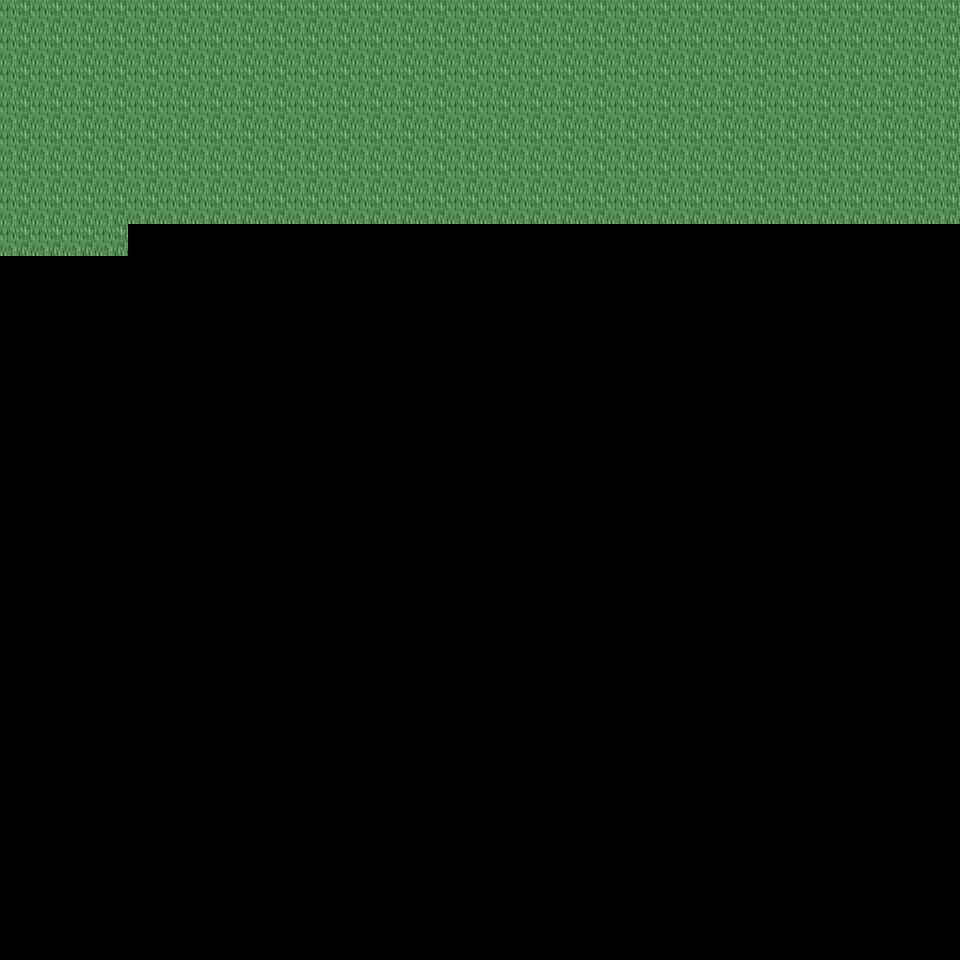

A 2D game scene composited from a Tiled map and its tileset images. What follows is a short description and the map's XML, with each tile layer's data collapsed to a summary:
An orthogonal 30x30 tile map with 32x32 px tiles, 6 tile layers (Ground, Object, Object2, Above, ...), 27 tilesets and 2 objects (2x mapExit).

<map version="1.0" orientation="orthogonal" renderorder="right-down" width="30" height="30" tilewidth="32" tileheight="32" nextobjectid="3">
  <tileset firstgid="1" name="tileset_ground_ground" tilewidth="32" tileheight="32" tilecount="33" columns="3">
    <image source="../drawable/tileset_ground_ground.png" width="96" height="352" />
  </tileset>
  <tileset firstgid="34" name="tileset_ground_brown_paving" tilewidth="32" tileheight="32" tilecount="2" columns="2">
    <image source="../drawable/tileset_ground_brown_paving.png" width="64" height="32" />
  </tileset>
  <tileset firstgid="36" name="tileset_ground_water_water_bubbles" tilewidth="32" tileheight="32" tilecount="32" columns="8">
    <image source="../drawable/tileset_ground_water_water_bubbles.png" width="256" height="128" />
  </tileset>
  <tileset firstgid="68" name="tileset_ground_grass_edges" tilewidth="32" tileheight="32" tilecount="36" columns="12">
    <image source="../drawable/tileset_ground_grass_edges.png" width="384" height="96" />
  </tileset>
  <tileset firstgid="104" name="tileset_ground_ridge_earth_dark" tilewidth="32" tileheight="32" tilecount="96" columns="12">
    <image source="../drawable/tileset_ground_ridge_earth_dark.png" width="384" height="256" />
  </tileset>
  <tileset firstgid="200" name="tileset_plant_flower_daisy_red" tilewidth="32" tileheight="32" tilecount="8" columns="2">
    <image source="../drawable/tileset_plant_flower_daisy_red.png" width="64" height="128" />
  </tileset>
  <tileset firstgid="208" name="tileset_plant_grasses" tilewidth="32" tileheight="32" tilecount="6" columns="3">
    <image source="../drawable/tileset_plant_grasses.png" width="96" height="64" />
  </tileset>
  <tileset firstgid="214" name="tileset_plant_flower_daisy_white" tilewidth="32" tileheight="32" tilecount="8" columns="2">
    <image source="../drawable/tileset_plant_flower_daisy_white.png" width="64" height="128" />
  </tileset>
  <tileset firstgid="222" name="tileset_plant_leaves" tilewidth="32" tileheight="32" tilecount="8" columns="4">
    <image source="../drawable/tileset_plant_leaves.png" width="128" height="64" />
  </tileset>
  <tileset firstgid="230" name="tileset_ground_grass_corners" tilewidth="32" tileheight="32" tilecount="24" columns="6">
    <image source="../drawable/tileset_ground_grass_corners.png" width="192" height="128" />
  </tileset>
  <tileset firstgid="254" name="tileset_plant_flower_daisy_blue" tilewidth="32" tileheight="32" tilecount="8" columns="2">
    <image source="../drawable/tileset_plant_flower_daisy_blue.png" width="64" height="128" />
  </tileset>
  <tileset firstgid="262" name="tileset_building_fence_fence_chunky" tilewidth="32" tileheight="32" tilecount="21" columns="3">
    <image source="../drawable/tileset_building_fence_fence_chunky.png" width="96" height="224" />
  </tileset>
  <tileset firstgid="283" name="tileset_ground_rock_pebbles" tilewidth="32" tileheight="32" tilecount="3" columns="1">
    <image source="../drawable/tileset_ground_rock_pebbles.png" width="32" height="96" />
  </tileset>
  <tileset firstgid="286" name="tileset_plant_tree_tree_darkgreen" tilewidth="32" tileheight="32" tilecount="88" columns="8">
    <image source="../drawable/tileset_plant_tree_tree_darkgreen.png" width="256" height="352" />
  </tileset>
  <tileset firstgid="374" name="tileset_plant_bush_bushes" tilewidth="32" tileheight="32" tilecount="10" columns="5">
    <image source="../drawable/tileset_plant_bush_bushes.png" width="160" height="64" />
  </tileset>
  <tileset firstgid="384" name="tileset_logic_creature_rodent" tilewidth="32" tileheight="32" tilecount="8" columns="8">
    <image source="../drawable/tileset_logic_creature_rodent.png" width="256" height="32" />
  </tileset>
  <tileset firstgid="392" name="tileset_logic_item_corn" tilewidth="32" tileheight="32" tilecount="5" columns="5">
    <image source="../drawable/tileset_logic_item_corn.png" width="160" height="32" />
  </tileset>
  <tileset firstgid="397" name="tileset_logic_item_resources" tilewidth="32" tileheight="32" tilecount="6" columns="6">
    <image source="../drawable/tileset_logic_item_resources.png" width="192" height="32" />
  </tileset>
  <tileset firstgid="403" name="tileset_logic_creature_gnome" tilewidth="32" tileheight="32" tilecount="6" columns="6">
    <image source="../drawable/tileset_logic_creature_gnome.png" width="192" height="32" />
  </tileset>
  <tileset firstgid="409" name="tileset_logic_item_mushroom" tilewidth="32" tileheight="32" tilecount="6" columns="6">
    <image source="../drawable/tileset_logic_item_mushroom.png" width="192" height="32" />
  </tileset>
  <tileset firstgid="415" name="tileset_logic_item_sheepfood" tilewidth="32" tileheight="32" tilecount="1" columns="1">
    <image source="../drawable/tileset_logic_item_sheepfood.png" width="32" height="32" />
  </tileset>
  <tileset firstgid="416" name="tileset_logic_creature_animal" tilewidth="32" tileheight="32" tilecount="32" columns="8">
    <image source="../drawable/tileset_logic_creature_animal.png" width="256" height="128" />
  </tileset>
  <tileset firstgid="448" name="tileset_logic_item_vegetable" tilewidth="32" tileheight="32" tilecount="16" columns="8">
    <image source="../drawable/tileset_logic_item_vegetable.png" width="256" height="64" />
  </tileset>
  <tileset firstgid="464" name="tileset_logic_collision" tilewidth="32" tileheight="32" tilecount="1" columns="1">
    <image source="../drawable/tileset_logic_collision.png" width="32" height="32" />
  </tileset>
  <tileset firstgid="465" name="tileset_logic_item_herb" tilewidth="32" tileheight="32" tilecount="5" columns="5">
    <image source="../drawable/tileset_logic_item_herb.png" width="160" height="32" />
  </tileset>
  <tileset firstgid="470" name="tileset_ground_green_paving" tilewidth="32" tileheight="32" tilecount="18" columns="3">
    <image source="../drawable/tileset_ground_green_paving.png" width="96" height="192" />
  </tileset>
  <tileset firstgid="488" name="tileset_logic_creature_reptile" tilewidth="32" tileheight="32" tilecount="7" columns="7">
    <image source="../drawable/tileset_logic_creature_reptile.png" width="224" height="32" />
  </tileset>
  <layer name="Ground" width="30" height="30">
    <data>[900 cells, 214 non-empty, 1 distinct tile ids]</data>
  </layer>
  <layer name="Object" width="30" height="30">
    <data>[900 cells, 0 non-empty, 0 distinct tile ids]</data>
  </layer>
  <layer name="Object2" width="30" height="30">
    <data>[900 cells, 0 non-empty, 0 distinct tile ids]</data>
  </layer>
  <layer name="Above" width="30" height="30">
    <data>[900 cells, 0 non-empty, 0 distinct tile ids]</data>
  </layer>
  <layer name="Above2" width="30" height="30">
    <data>[900 cells, 0 non-empty, 0 distinct tile ids]</data>
  </layer>
  <layer name="Walkable" width="30" height="30">
    <data>[900 cells, 0 non-empty, 0 distinct tile ids]</data>
  </layer>
  <objectgroup name="MapEvents">
    <object id="1" name="north" type="mapExit" x="0" y="0" width="960" height="32">
      <properties>
        <property name="map" value="level_0_x74_y28" />
        <property name="x" value="0" />
        <property name="y" value="28" />
      </properties>
    </object>
    <object id="2" name="west" type="mapExit" x="0" y="0" width="32" height="960">
      <properties>
        <property name="map" value="level_0_x73_y29" />
        <property name="x" value="28" />
        <property name="y" value="0" />
      </properties>
    </object>
  </objectgroup>
</map>
